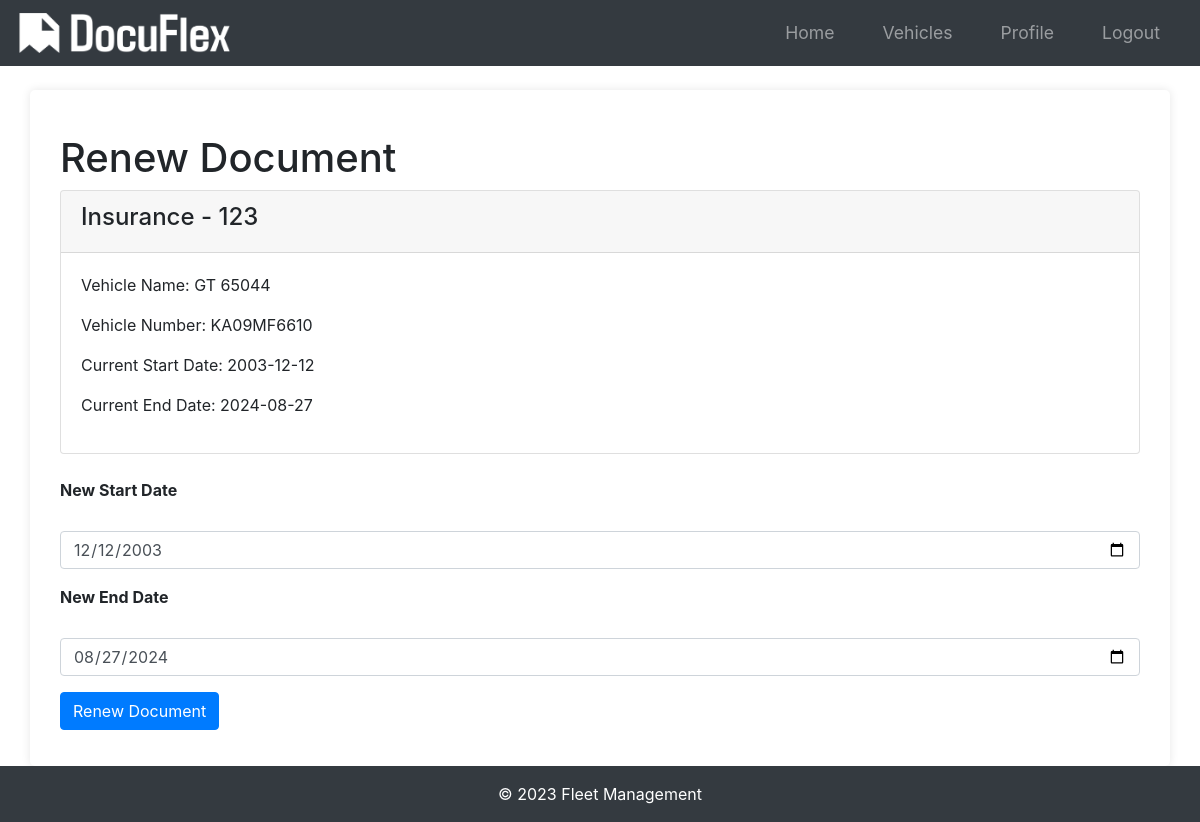
Page /document/1/renew (signed in) on the committed database.
### app/models.py (models this page shows, shortened)
class Document(db.Model):
    id = db.Column(db.Integer, primary_key=True)
    document_type = db.Column(db.String(50), nullable=False)
    serial_number = db.Column(db.String(100), nullable=False)
    start_date = db.Column(db.DateTime, nullable=False)
    end_date = db.Column(db.DateTime, nullable=False)
    date_posted = db.Column(db.DateTime, nullable=False, default=datetime.utcnow)
    vehicle_id = db.Column(
        db.Integer,
        db.ForeignKey("vehicle.id", ondelete="CASCADE"),
        nullable=False,
        index=True,
    )
    additional_info = db.Column(db.Text, nullable=True)
    user_id = db.Column(db.Integer, db.ForeignKey('user.id'), nullable=False)
    status = db.Column(db.String(20), nullable=True)
    file_path = db.Column(db.String(300), nullable=True)

class Vehicle(db.Model):
    id = db.Column(db.Integer, primary_key=True)
    name = db.Column(db.String(100), nullable=False)
    vehicle_number = db.Column(db.String(100), unique=True, nullable=False)
    user_id = db.Column(db.Integer, db.ForeignKey("user.id"), nullable=False)
    documents = db.relationship(
        "Document", backref="vehicle", lazy=True, cascade="all, delete-orphan"
    )

### app/routes.py (the view)
@main.route("/document/<int:document_id>/renew", methods=["GET", "POST"])
@login_required
def renew_document(document_id):
    document = Document.query.get_or_404(document_id)
    if document.vehicle.owner != current_user:
        abort(403)
    form = RenewalForm()
    if form.validate_on_submit():
        document.start_date = form.start_date.data
        document.end_date = form.end_date.data
        db.session.commit()
        flash("Your document has been renewed!", "success")
        return redirect(url_for("main.view_vehicle", vehicle_id=document.vehicle_id))
    elif request.method == "GET":
        form.start_date.data = document.start_date
        form.end_date.data = document.end_date
    return render_template("renew_document.html", form=form, document=document)

### app/forms.py
class RenewalForm(FlaskForm):
    start_date = DateField(
        "New Start Date", format="%Y-%m-%d", validators=[DataRequired()]
    )
    end_date = DateField("New End Date", format="%Y-%m-%d", validators=[DataRequired()])
    submit = SubmitField("Renew Document")

### app/__init__.py (called while the page is built)
def create_app(config_class=Config):
    app = Flask(__name__)
    app.config.from_object(config_class)
    db.init_app(app)
    bcrypt.init_app(app)
    login_manager.init_app(app)
    mail.init_app(app)
    migrate.init_app(app, db)
    login_manager.login_view = "main.login"
    login_manager.login_message_category = "info"
    from app.models import User
    @login_manager.user_loader
    def load_user(user_id):
        return User.query.get(int(user_id))
    from app.routes import main as main_blueprint
    app.register_blueprint(main_blueprint)
    scheduler = BackgroundScheduler()
    scheduler.add_job(check_document_expirations, "interval", hours=24)
    scheduler.start()
    return app

### app/templates/renew_document.html (shortened to what this page needs)
{% extends "base.html" %}
{% block content %}
<div class="container">
    <h1 class="mt-4">Renew Document</h1>
    <div class="card mb-4">
        <div class="card-header">
            <h4>{{ document.document_type }} - {{ document.serial_number }}</h4>
        </div>
        <div class="card-body">
            <p>Vehicle Name: {{ document.vehicle.name }}</p>
            <p>Vehicle Number: {{ document.vehicle.vehicle_number }}</p>
            <p>Current Start Date: {{ document.start_date.strftime('%Y-%m-%d') }}</p>
            <p>Current End Date: {{ document.end_date.strftime('%Y-%m-%d') }}</p>
        </div>
    </div>
    <form method="POST">
        <div class="form-group">
            {{ form.start_date.label(class="form-label") }}<br>
            {{ form.start_date(class="form-control", type="date") }}
        </div>
        <div class="form-group">
            {{ form.end_date.label(class="form-label") }}<br>
            {{ form.end_date(class="form-control", type="date") }}
        </div>
        <div class="form-group">
            {{ form.submit(class="btn btn-primary") }}
        </div>
    </form>
</div>
{% endblock %}

### app/static/styles.css (style rules this page uses)
body { font-family: Arial, sans-serif; margin: 0; padding: 0; background-color: #f4f4f4; }
.container { width: 80%; margin: 0 auto; }
.form-group { margin-bottom: 15px; }
.form-label { font-weight: bold; display: block; margin-bottom: 5px; }
.form-control { width: 100%; padding: 10px; border: 1px solid #ccc; border-radius: 5px; box-sizing: border-box; }
.btn-primary { display: inline-block; background-color: #5cb85c; color: #fff; padding: 10px 20px; border: none; border-radius: 5px; cursor: pointer; text-decoration: none; }
body { font-family: Arial, sans-serif; margin: 0; padding: 0; }
.form-group { margin-bottom: 1rem; }
.form-control { width: 100%; padding: 0.5rem; border: 1px solid #ccc; border-radius: 4px; }
.btn-primary { display: inline-block; padding: 0.75rem 1.25rem; border: none; border-radius: 4px; background-color: #007bff; color: #fff; text-align: center; cursor: pointer; }

### app/templates/base.html (style rules this page uses)
html, body { height: 100%; margin: 0; display: flex; flex-direction: column; }
.container { flex: 1; }

### rows in the picture
Document: document_type "Insurance", serial_number "123", start_date "2003-12-12", end_date "2024-08-27", start_date "12/12/2003", end_date "08/27/2024"
Vehicle: vehicle.name "GT 65044", vehicle.vehicle_number "KA09MF6610"
